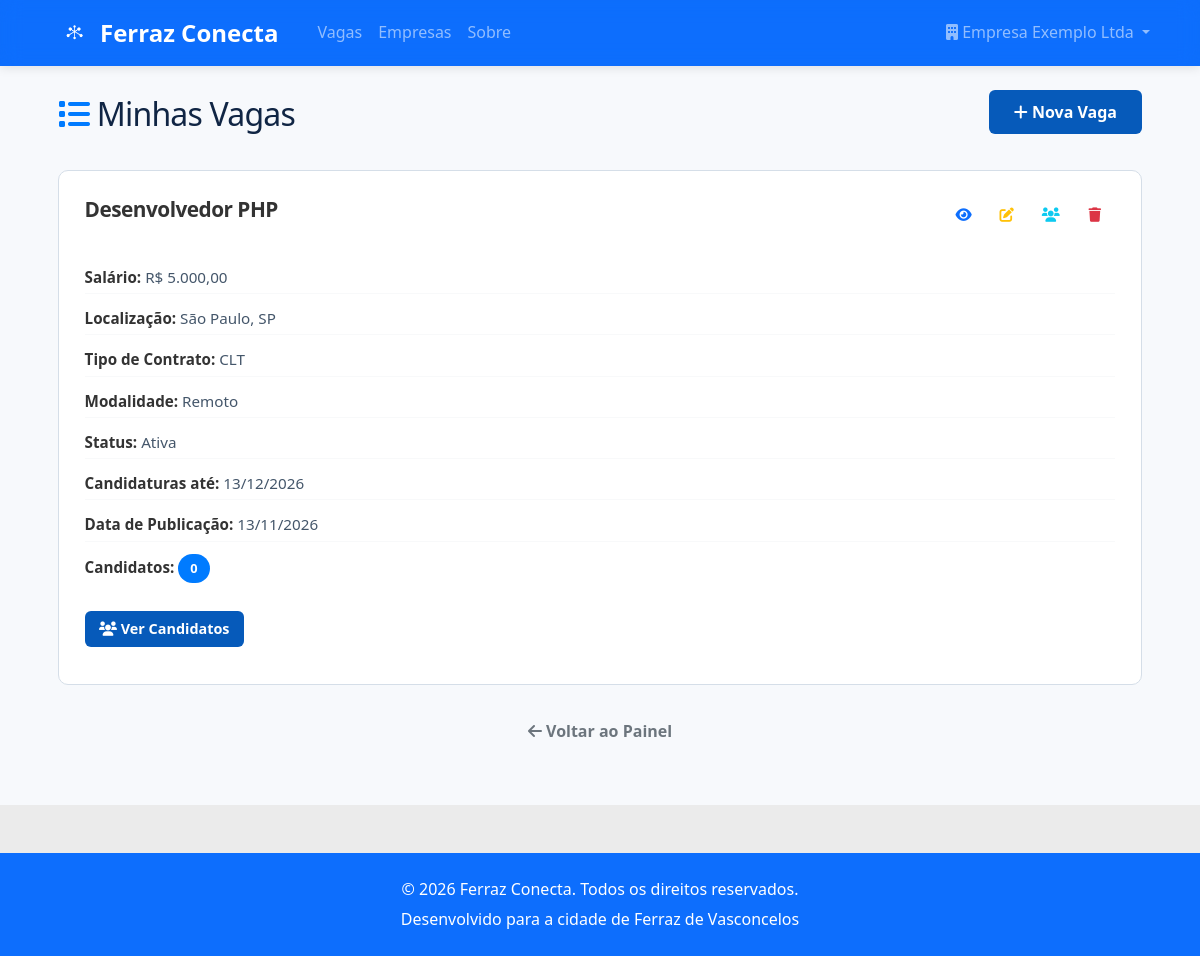
The page /empresa/vagas (signed in) on the database its author committed.
### tables this page shows
CREATE TABLE IF NOT EXISTS vagas (
    id INT AUTO_INCREMENT PRIMARY KEY,
    empresa_id INT NOT NULL,
    titulo VARCHAR(255) NOT NULL,
    descricao TEXT NOT NULL,
    requisitos TEXT,
    salario DECIMAL(10,2),
    tipo_contrato ENUM('CLT', 'PJ', 'Freelance', 'Estágio') NOT NULL DEFAULT 'CLT',
    modalidade ENUM('Presencial', 'Remoto', 'Híbrido') NOT NULL DEFAULT 'Presencial',
    localizacao VARCHAR(255),
     
    categoria_id INT,
    nivel_experiencia ENUM('Sem experiência', 'Júnior', 'Pleno', 'Sênior'),
    beneficios TEXT,
    status ENUM('Ativa', 'Inativa', 'Pausada') NOT NULL DEFAULT 'Ativa',
     
     
    data_expiracao DATE NOT NULL,
     
    visualizacoes INT NOT NULL DEFAULT 0,
    created_at TIMESTAMP NOT NULL DEFAULT CURRENT_TIMESTAMP,
    updated_at TIMESTAMP NOT NULL DEFAULT CURRENT_TIMESTAMP ON UPDATE CURRENT_TIMESTAMP,
    KEY idx_vagas_empresa (empresa_id),
    KEY idx_vagas_status (status),
    KEY idx_vagas_expiracao (data_expiracao),
    KEY idx_vagas_categoria (categoria_id),
    CONSTRAINT fk_vagas_empresa
        FOREIGN KEY (empresa_id) REFERENCES empresas (id) ON DELETE CASCADE,
     
    CONSTRAINT fk_vagas_categoria
        FOREIGN KEY (categoria_id) REFERENCES categorias (id)
);

### app/Controllers/EmpresaController.php (called while the page is built, shortened)
<?php
class EmpresaController extends Controller
{
    private $empresaModel;
    public function __construct()
    {
        $this->empresaModel = new Empresa();
    }
    public function minhasVagas()
    {
        $empresaId = $this->getSession('user_id');
        $vagas = $this->empresaModel->getVagasEmpresa($empresaId);
        return $this->render('empresa/minhas_vagas', [
            'vagas' => $vagas
        ]);
    }
}

### public/index.php (called while the page is built, shortened)
<?php
$router = new Router();
$router->get('/test', 'HomeController@test');
$router->get('/test-footer', 'HomeController@testFooter');
$router->get('/health', 'HealthController@index');
$router->get('/', 'HomeController@index');
$router->get('/sobre', 'HomeController@sobre');
$router->get('/empresas', 'EmpresaController@index');
$router->get('/empresas/{id}', 'EmpresaController@show');
$router->get('/empresas/{id}/logo', 'EmpresaController@logo');
$router->get('/admin/login', 'AdminController@login');
$router->post('/admin/login', 'AdminController@login');
$router->get('/admin', 'AdminController@painel');
$router->get('/admin/denuncias', 'AdminController@denuncias');
$router->post('/admin/denuncias/status', 'AdminController@atualizarDenuncia');
$router->get('/admin/vagas', 'AdminController@vagas');
$router->post('/admin/vagas/inativar', 'AdminController@inativarVaga');
$router->post('/admin/vagas/reativar', 'AdminController@reativarVaga');
$router->get('/admin/usuarios', 'AdminController@usuarios');
$router->post('/admin/usuarios/suspender', 'AdminController@suspenderUsuario');
$router->post('/admin/usuarios/reativar', 'AdminController@reativarUsuario');
$router->get('/admin/categorias', 'AdminController@categorias');
$router->post('/admin/categorias', 'AdminController@salvarCategorias');
$router->post('/admin/categorias/excluir', 'AdminController@excluirCategoria');
$router->get('/admin/administradores', 'AdminController@administradores');
$router->post('/admin/administradores', 'AdminController@cadastrarAdministrador');
$router->get('/login', 'AuthController@login');
$router->post('/login', 'AuthController@login');
$router->get('/login-empresa', 'AuthController@loginEmpresa');
$router->post('/login-empresa', 'AuthController@loginEmpresa');
$router->get('/cadastro', 'AuthController@register');
$router->post('/cadastro', 'AuthController@register');
$router->get('/cadastro-empresa', 'AuthController@registerEmpresa');
$router->post('/cadastro-empresa', 'AuthController@registerEmpresa');
$router->get('/logout', 'AuthController@logout');
$router->get('/vagas', 'VagaController@index');
$router->get('/vagas/criar', 'VagaController@create');
$router->post('/vagas/criar', 'VagaController@create');
$router->post('/vagas/candidatar', 'VagaController@candidatar');
$router->post('/vagas/desistir', 'VagaController@desistir');
$router->post('/vagas/denunciar', 'VagaController@denunciar');
$router->post('/vagas/favoritar', 'VagaController@favoritar');
$router->post('/vagas/desfavoritar', 'VagaController@desfavoritar');
$router->get('/vagas/{id}', 'VagaController@show');
$router->get('/vagas/{id}/editar', 'VagaController@edit');
$router->post('/vagas/{id}/editar', 'VagaController@edit');
$router->post('/vagas/{id}/excluir', 'VagaController@delete');
$router->get('/minhas-candidaturas', 'CandidatoController@minhasCandidaturas');
$router->get('/vagas-favoritas', 'CandidatoController@vagasFavoritas');
$router->get('/perfil', 'CandidatoController@perfil');
$router->post('/perfil/atualizar', 'CandidatoController@atualizarPerfil');
$router->get('/perfil/curriculo', 'CandidatoController@baixarCurriculo');
$router->post('/perfil/curriculo', 'CandidatoController@enviarCurriculo');
$router->post('/perfil/curriculo/remover', 'CandidatoController@removerCurriculo');
$router->get('/perfil/carta', 'CandidatoController@baixarCarta');
$router->post('/perfil/carta', 'CandidatoController@enviarCarta');
$router->post('/perfil/carta/remover', 'CandidatoController@removerCarta');
$router->get('/painel-empresa', 'EmpresaController@painel');
$router->get('/empresa/perfil', 'EmpresaController@perfil');
$router->post('/empresa/perfil', 'EmpresaController@atualizarPerfil');
$router->post('/empresa/perfil/logo', 'EmpresaController@enviarLogo');
$router->get('/empresa/vagas', 'EmpresaController@minhasVagas');
$router->get('/empresa/vagas/{vagaId}/candidatos/{candidatoId}/curriculo', 'EmpresaController@baixarCurriculoCandidato');
$router->get('/empresa/vagas/{vagaId}/candidatos/{candidatoId}/carta', 'EmpresaController@baixarCartaCandidato');
$router->get('/empresa/relatorio', 'EmpresaController@relatorio');
$router->get('/empresa/vagas/{id}/candidatos', 'EmpresaController@candidatosVaga');
$router->post('/empresa/candidatos/status', 'EmpresaController@atualizarStatusCandidato');
$router->post('/empresa/candidatos/remover', 'EmpresaController@removerCandidato');
$router->post('/empresa/entrevistas/agendar', 'EmpresaController@agendarEntrevista');
$router->post('/empresa/entrevistas/cancelar', 'EmpresaController@cancelarEntrevista');
$router->post('/empresa/entrevistas/finalizar', 'EmpresaController@finalizarEntrevista');
$router->get('/api/vagas', 'VagaController@apiIndex');
$method = $_SERVER['REQUEST_METHOD'];
$uri = $_SERVER['REQUEST_URI'];
$router->dispatch($method, $uri);

### config/database.php (called while the page is built, shortened)
<?php
$obrigatorias = ['DB_HOST', 'DB_NAME', 'DB_USER', 'DB_PASS'];
$valores = [];
$faltando = [];
foreach ($obrigatorias as $nome) {
    $valores[$nome] = ferraz_env($nome);
}
return [
    'host'     => $valores['DB_HOST'],
    'port'     => (int) ferraz_env('DB_PORT', 3306),
    'database' => $valores['DB_NAME'],
    'username' => $valores['DB_USER'],
    'password' => $valores['DB_PASS'],
    'charset'  => 'utf8mb4',
    'ssl_ca'   => ferraz_env('DB_SSL_CA'),
];

### app/helpers.php (called while the page is built, shortened)
<?php
if (!function_exists('ferraz_env')) {
    function ferraz_env($chave, $padrao = null)
    {
        $valor = $_ENV[$chave] ?? $_SERVER[$chave] ?? getenv($chave);
        return $valor;
    }
}

### app/Models/Database.php (called while the page is built, shortened)
<?php
class Database
{
    private static $instance = null;
    private $connection;
    private function __construct()
    {
        $config = require __DIR__ . '/../../config/database.php';
        try {
            $dsn = "mysql:host={$config['host']};port={$config['port']};dbname={$config['database']};charset={$config['charset']}";
            $options = [
                PDO::ATTR_ERRMODE => PDO::ERRMODE_EXCEPTION,
                PDO::ATTR_DEFAULT_FETCH_MODE => PDO::FETCH_ASSOC,
                PDO::ATTR_EMULATE_PREPARES => false,
                PDO::MYSQL_ATTR_INIT_COMMAND => "SET NAMES utf8mb4 COLLATE utf8mb4_unicode_ci, time_zone = '" . date('P') . "'",
                PDO::MYSQL_ATTR_FOUND_ROWS => true,
                PDO::ATTR_PERSISTENT => false,
            ];
            $sslCa = $config['ssl_ca'] ?? null;
            $this->connection = new PDO($dsn, $config['username'], $config['password'], $options);
        } catch (PDOException $e) {
            throw new \Exception("Erro na conexão com o banco de dados: " . $e->getMessage());
        }
    }
    public static function getInstance()
    {
        if (self::$instance === null) {
            self::$instance = new self();
        }
        return self::$instance;
    }
    public function query($sql, $params = [])
    {
        $stmt = $this->connection->prepare($sql);
        $stmt->execute($params);
        return $stmt;
    }
    public function fetchAll($sql, $params = [])
    {
        return $this->query($sql, $params)->fetchAll();
    }
}

### app/Models/Empresa.php (called while the page is built, shortened)
<?php
class Empresa extends Model
{
    public function getVagasEmpresa($empresaId, $somenteAtivas = false)
    {
        $filtro = $somenteAtivas ? " AND status = 'Ativa' AND data_expiracao >= CURRENT_DATE" : '';
        $sql = "SELECT * FROM vagas WHERE empresa_id = ?{$filtro} ORDER BY created_at DESC";
        return $this->db->fetchAll($sql, [$empresaId]);
    }
}

### app/Models/Model.php (called while the page is built, shortened)
<?php
abstract class Model
{
    public function __construct()
    {
        $this->db = Database::getInstance();
    }
}

### app/Views/empresa/minhas_vagas.php (the view, shortened to what this page needs)
<?php
$title = 'Minhas Vagas - Ferraz Conecta';
?>
<div class="container mt-4">
    <div class="d-flex justify-content-between align-items-center mb-4">
        <h2><i class="fas fa-list text-primary"></i> Minhas Vagas</h2>
        <a href="/vagas/criar" class="btn btn-primary">
            <i class="fas fa-plus"></i> Nova Vaga
        </a>
    </div>
    <?php if (!empty($vagas)): ?>
        <div class="cards-container">
            <?php foreach ($vagas as $vaga): ?>
                <div class="card">
                    <div class="card-body">
                        <div class="d-flex justify-content-between align-items-start mb-3">
                            <h3><?= htmlspecialchars($vaga['titulo'] ?? '') ?></h3>
                            <div class="btn-group btn-group-sm">
                                <a href="/vagas/<?= $vaga['id'] ?? '' ?>" class="btn btn-outline-primary" title="Ver">
                                    <i class="fas fa-eye"></i>
                                </a>
                                <a href="/vagas/<?= $vaga['id'] ?? '' ?>/editar" class="btn btn-outline-warning" title="Editar">
                                    <i class="fas fa-edit"></i>
                                </a>
                                <a href="/empresa/vagas/<?= $vaga['id'] ?? '' ?>/candidatos" class="btn btn-outline-info" title="Candidatos">
                                    <i class="fas fa-users"></i>
                                </a>
                                <form method="POST" action="/vagas/<?= $vaga['id'] ?? '' ?>/excluir" class="d-inline"
                                    onsubmit="return confirm('Tem certeza que deseja excluir esta vaga?')">
                                    <button type="submit" class="btn btn-outline-danger" title="Excluir">
                                        <i class="fas fa-trash"></i>
                                    </button>
                                </form>
                            </div>
                        </div>
                        <ul class="details">
                            <li><strong>Salário:</strong> <?= $this->formatMoney($vaga['salario'] ?? null) ?></li>
                            <li><strong>Localização:</strong> <?= htmlspecialchars($vaga['localizacao'] ?? 'Não informado') ?></li>
                            <li><strong>Tipo de Contrato:</strong> <?= htmlspecialchars($vaga['tipo_contrato'] ?? 'Não informado') ?></li>
                            <li><strong>Modalidade:</strong> <?= htmlspecialchars($vaga['modalidade'] ?? 'Não informado') ?></li>
                            <li><strong>Status:</strong> <?= htmlspecialchars($vaga['status'] ?? 'Não informado') ?></li>
                            <?php if (!empty($vaga['data_expiracao'])): ?>
                                <li><strong>Candidaturas até:</strong> <?= date('d/m/Y', strtotime($vaga['data_expiracao'])) ?></li>
                            <?php endif; ?>
                            <?php if (!empty($vaga['created_at'])): ?>
                                <li><strong>Data de Publicação:</strong> <?= date('d/m/Y', strtotime($vaga['created_at'])) ?></li>
                            <?php endif; ?>
                            <li><strong>Candidatos:</strong>
                                <span class="badge bg-primary"><?= $vaga['total_candidatos'] ?? 0 ?></span>
                            </li>
                        </ul>
                        <div class="mt-3">
                            <a href="/empresa/vagas/<?= $vaga['id'] ?? '' ?>/candidatos" class="btn btn-primary">
                                <i class="fas fa-users"></i> Ver Candidatos
                            </a>
                        </div>
                    </div>
                </div>
            <?php endforeach; ?>
        </div>
    <?php endif; ?>
    <div class="text-center mt-4">
        <a href="/painel-empresa" class="btn btn-outline-secondary">
            <i class="fas fa-arrow-left"></i> Voltar ao Painel
        </a>
    </div>
</div>

### app/Router.php (shortened to what this page needs)
<?php
class Router
{
    private $routes = [];
    public function addRoute($method, $path, $handler)
    {
        $this->routes[] = [
            'method' => $method,
            'path' => $path,
            'handler' => $handler
        ];
    }
    public function dispatch($method, $uri)
    {
        try {
            $uri = parse_url($uri, PHP_URL_PATH);
            foreach ($this->routes as $route) {
                if ($route['method'] === $method && $this->matchPath($route['path'], $uri)) {
                    $result = $this->executeHandler($route['handler'], $this->extractParams($route['path'], $uri));
                    if ($result !== null) {
                        echo $result;
                    }
                    return;
                }
            }
        } catch (\Exception $e) {
            http_response_code(500);
            echo "<h1>Erro Interno</h1>";
            echo "<p>Erro: " . $e->getMessage() . "</p>";
            echo "<p>Arquivo: " . $e->getFile() . "</p>";
            echo "<p>Linha: " . $e->getLine() . "</p>";
        }
    }
    private function matchPath($routePath, $uri)
    {
        $routePattern = preg_replace('/\{([^}]+)\}/', '([^/]+)', $routePath);
        $routePattern = '#^' . $routePattern . '$#';
        return preg_match($routePattern, $uri);
    }
    private function extractParams($routePath, $uri)
    {
        $params = [];
        $routeParts = explode('/', trim($routePath, '/'));
        return $params;
    }
    private function executeHandler($handler, $params)
    {
        try {
            if (is_string($handler)) {
                $parts = explode('@', $handler);
                $controllerClass = "App\\Controllers\\{$parts[0]}";
                $method = $parts[1];
                $controller = new $controllerClass();
                return call_user_func_array([$controller, $method], array_values($params));
            }
            throw new \Exception("Handler inválido");
        } catch (\Exception $e) {
            throw new \Exception("Erro ao executar handler: " . $e->getMessage());
        }
    }
}

### rows shown on the page
vagas: titulo "Desenvolvedor PHP", salario "R$ 5.000,00", localizacao "São Paulo, SP", tipo_contrato "CLT", modalidade "Remoto", status "Ativa", data_expiracao "13/12/2026", created_at "13/11/2026", total_candidatos "0"
